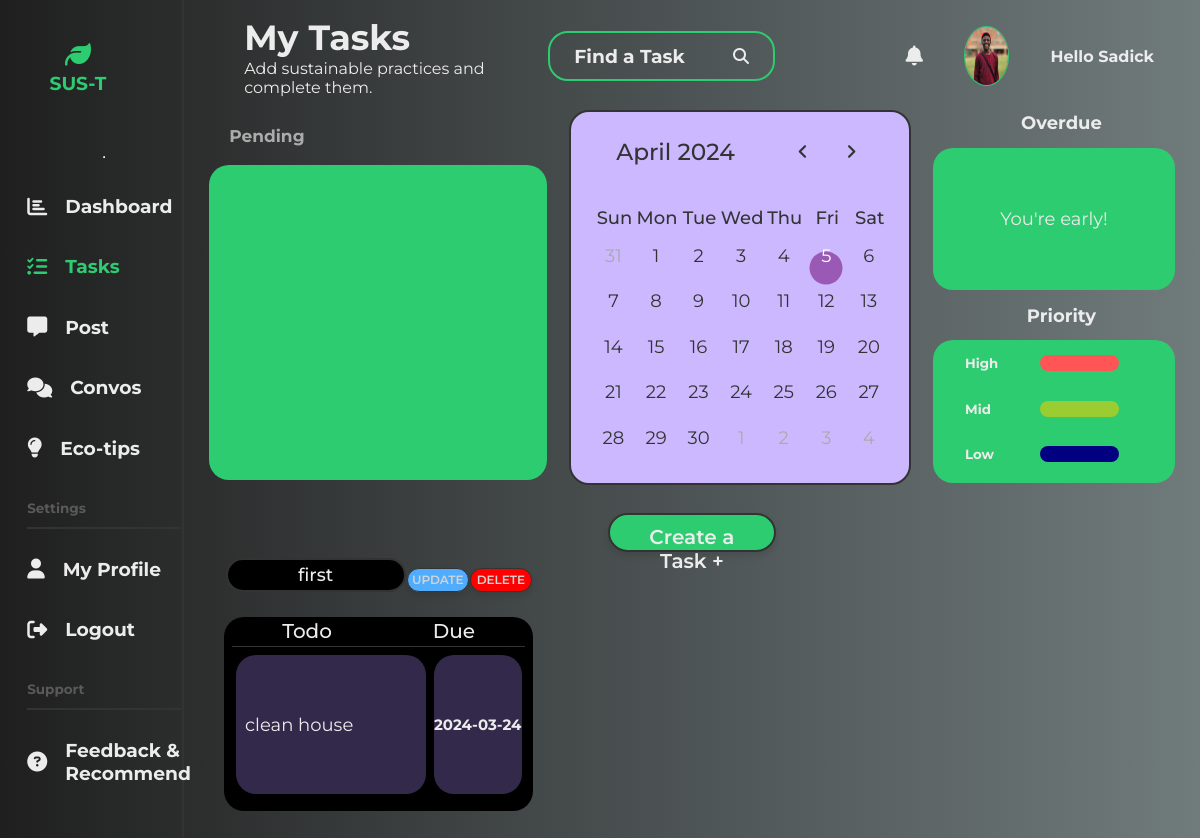
Page /tasks (signed in) on the earlier database version.
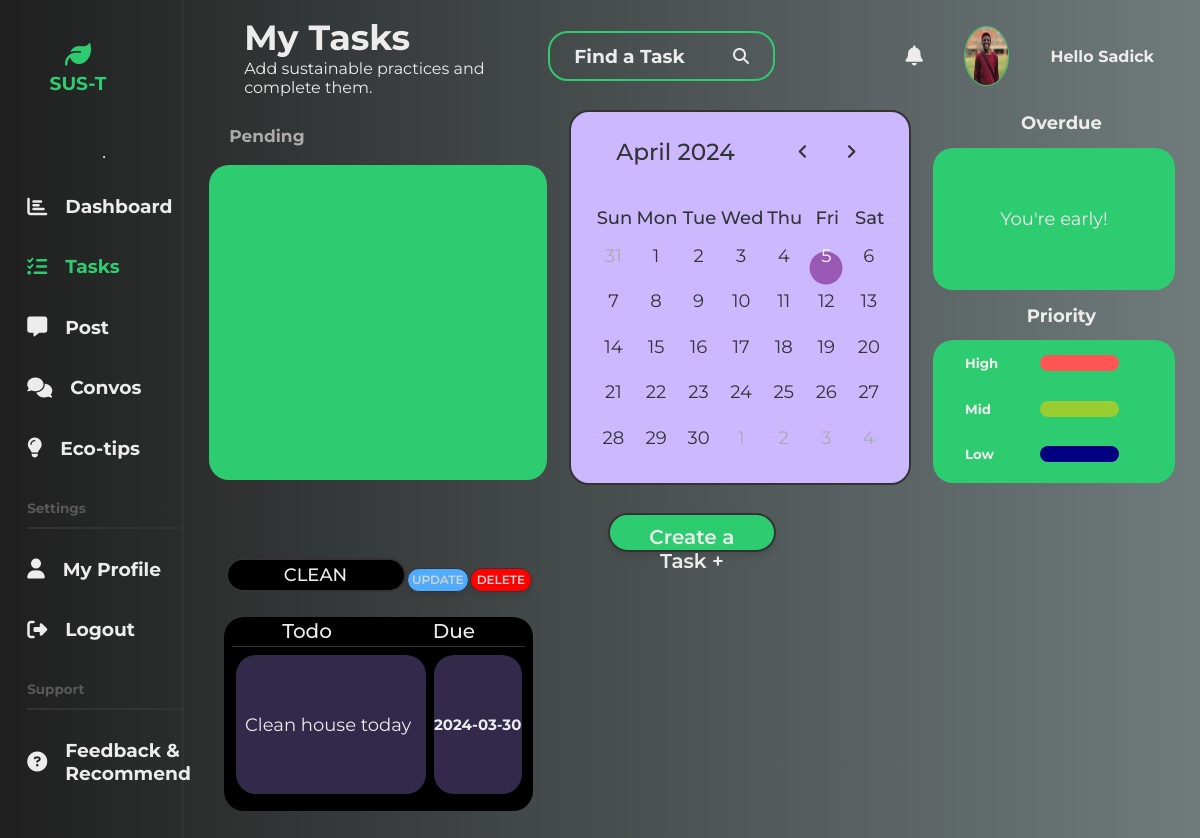
Same page on the later database version.
### flaskapp/models.py (models this page shows, shortened)
class Task(db.Model):
    id = db.Column(db.Integer, primary_key=True)
    title = db.Column(db.String(30), nullable=False, default='Task')
    date_created = db.Column(
        db.DateTime, nullable=False, default=datetime.utcnow)
    priority = db.Column(db.String(30), nullable=False, default='Mid')
    todo = db.Column(db.Text, nullable=False)
    date_due = db.Column(db.String(20), nullable=False, default='No due date')
    user_id = db.Column(db.Integer, db.ForeignKey('user.id'), nullable=False)

### flaskapp/routes.py (the view, shortened to what this page needs)
@app.route("/tasks", methods=['GET', 'POST'])
@login_required
def tasks():
    image_file = url_for('static', filename='images/' +
                         current_user.image_file)
    my_tasks = Task.query.filter_by(user_id=current_user.id).all()
    form = TaskForm()
    return render_template('tasks.html', my_tasks=my_tasks, form=form, image_file=image_file, active_page='tasks')

### flaskapp/models.py (called while the page is built)
@login_manager.user_loader
def load_user(user_id):
    return User.query.get(int(user_id))

### flaskapp/Templates/tasks.html (shortened to what this page needs)
{% extends "layout.html" %}  {% block mainheader %}
<section class="tasks">
  <div class="tasks-header">
    <div class="title-search">
      <div class="tasks-title">
        <h2>My Tasks</h2>
        <p>Add sustainable practices and complete them.</p>
      </div>
      <div class="search-bar">
        <h3>Find a Task</h3>
        <i class="fa-solid fa-magnifying-glass"></i>
      </div>
    </div>
    <div class="profile-pic">
      <i class="fa-solid fa-bell"></i>
      <img src="{{ image_file }}" alt="profile picture" />
      <h4>Hello {{ current_user.username }}</h4>
    </div>
  </div>
  <div class="tasks-body">
    <div class="tasks-top">
      <div class="pending">
        <h2>Pending</h2>
        <div class="pendragon"></div>
      </div>
      <div class="calendar-1">
        <header>
        <p class="current-date"></p>
        <div class="icons">
          <span id="prev" class="material-symbols-rounded">chevron_left</span>
          <span id="next" class="material-symbols-rounded">chevron_right</span>
        </div>
      </header>
      <div class="calendar">
        <ul class="weeks">
          <li>Sun</li>
          <li>Mon</li>
          <li>Tue</li>
          <li>Wed</li>
          <li>Thu</li>
          <li>Fri</li>
          <li>Sat</li>
        </ul>
        <ul class="days"></ul>
      </div>
      </div>
      <div class="priority-overdue">
        <div class="overdue">
          <h2>Overdue</h2>
          <div class="late">
            <p>You're early!</p>
          </div>
        </div>
        <div class="priority">
          <h2>Priority</h2>
          <div class="color-code">
            <div class="code">
              <h5>High</h5>
              <div class="purple1"></div>
            </div>
            <div class="code">
              <h5>Mid</h5>
              <div class="purple2"></div>
            </div>
            <div class="code">
              <h5>Low</h5>
              <div class="purple3"></div>
            </div>
          </div>
        </div>
      </div>
    </div>
    <div class="tasks-bottom">
      <div class="create-task">
        <button onclick="openForm()">Create a Task +</button>
      </div>
      <div class="tasks-list">
        {% for task in my_tasks %}
        <div class="one-task">
          <div class="title-update">
            <div class="task-title-{{ task.priority }}">{{ task.title }}</div>
            <a href="{{ url_for('update_task', task_id=task.id) }}">
              <button>UPDATE</button>
            </a>
            <button class="delete" type="button" onclick="openModal()">DELETE</button>
          </div>
          <div class="desc-due-comp">
            <div class="table-head">
              <h2>Todo</h2>
              <h2>Due</h2>
            </div>
            <div class="smallest">
              <div class="todd"><p>{{ task.todo }}</p></div>
              <div class="dodd"><h4>{{ task.date_due }}</h4></div>
            </div>
          </div>
        </div>
        {% endfor %}
      </div>
    </div>
  </div>
</section>
{% endblock mainheader %}

Differences in the rows shown:
removed Task: title "first", todo "clean house", date_due "2024-03-24"
added Task: title "CLEAN", todo "Clean house today", date_due "2024-03-30"
